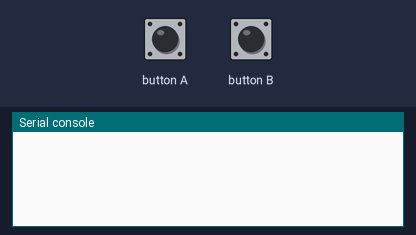
A program run on a simulated BBC micro:bit running MicroPython. On the bench: the last lines printed to the serial console. The inputs (shaded band) are chosen by the test bench.

Above: at 1.2 s.
1.3 s: button A pressed for 0.15 s
At 2.1 s:
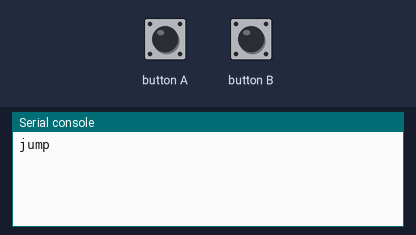
2.9 s: button B pressed for 0.15 s
At 4.2 s:
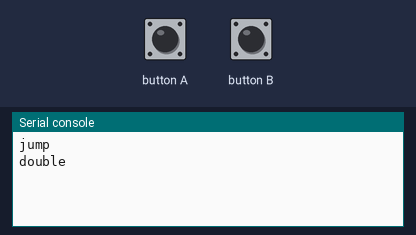
4.5 s: button A driven LOW and button B driven LOW
At 5.1 s:
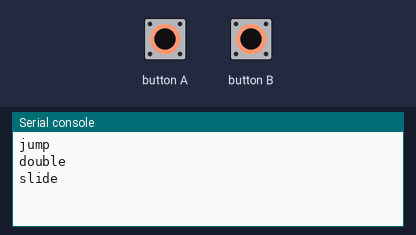

Measured:
- after the input at 1.3 s, the serial console: prints a new line after 0.06 s (image 1)
- after the input at 2.9 s, the serial console: prints a new line after 0.06 s (image 2)
- after the input at 4.5 s, the serial console: prints a new line at once (image 3)

The program:

runner.py
```python
from microbit import *

# 러너 컨트롤러
#   A 버튼        = jump   (점프)
#   B 버튼        = double (더블 점프, 공중에서)
#   A + B 동시    = slide  (슬라이드)
#
# 단일 버튼 누름은 GRACE(ms) 만큼 기다렸다가 반응해요.
# 그 안에 반대쪽 버튼도 눌리면 slide로 인식합니다.

GRACE = 50  # ms — 값을 줄이면 반응 빠름, 늘리면 동시 판정 여유

pending = None
t0 = 0

while True:
    a_now = button_a.is_pressed()
    b_now = button_b.is_pressed()

    # 대기중인 단독 명령이 있는데 반대쪽도 눌렸으면 → 슬라이드로 전환
    if a_now and b_now and pending is not None:
        print("slide")
        pending = None
    else:
        if button_a.was_pressed():
            pending = "jump"
            t0 = running_time()
        if button_b.was_pressed():
            pending = "double"
            t0 = running_time()

        # 유예 시간 지나도 반대쪽이 안 왔으면 단독 명령 발사
        if pending is not None and running_time() - t0 >= GRACE:
            print(pending)
            pending = None

    # 옵션: 로고 터치로 슬라이드
    # if pin_logo.is_touched():
    #     print("slide")

    sleep(10)
```
